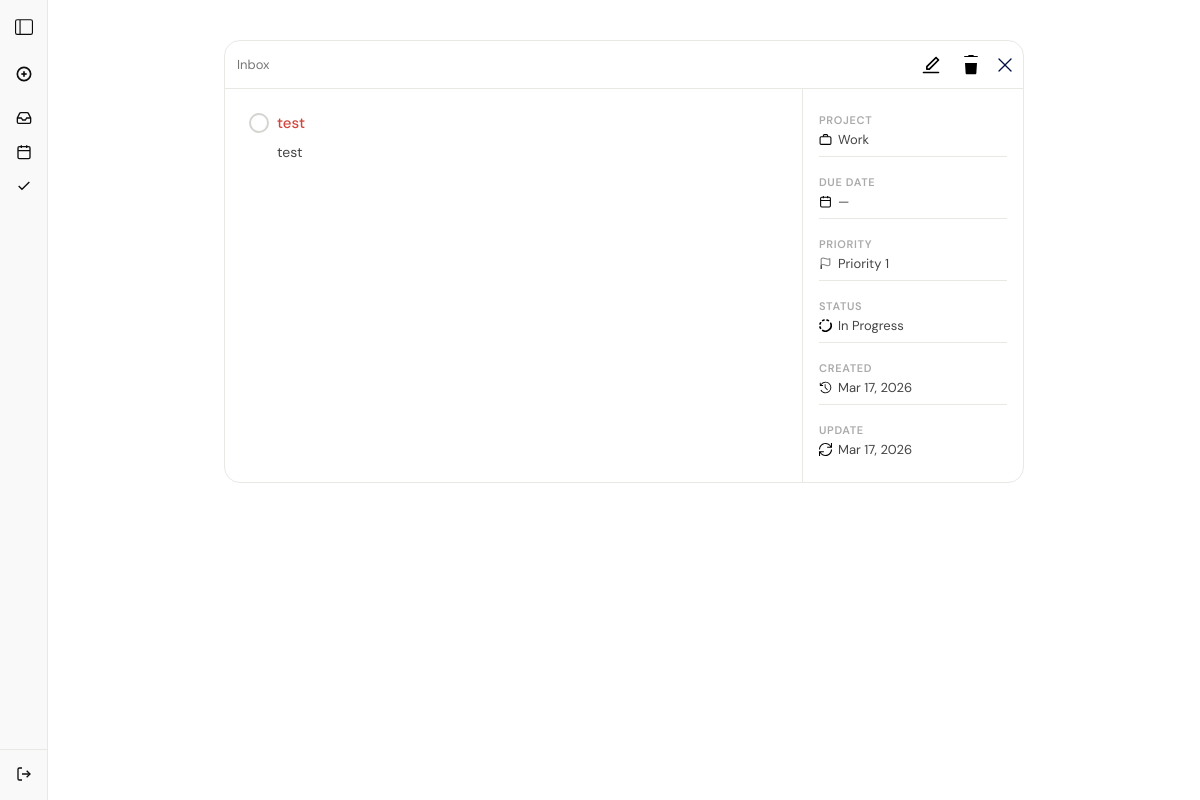
The app's page /tasks/60/ (signed in) with its own data.
### Task/models.py (models this page shows, shortened)
class Task(models.Model):
    PRIORITY = [
                (1 , 'Priority 1'),
                (2 , 'Priority 2'),
                (3 , 'Priority 3'),
                (4 , 'Priority 4'),
    ]
    title = models.CharField(max_length=255)
    description = models.TextField(blank=True)
    is_done = models.BooleanField(default=False)
    priority = models.IntegerField(choices=PRIORITY , default=1)
    created_at  = models.DateTimeField(auto_now_add=True)
    updated_at = models.DateTimeField(auto_now=True)
    due_date = models.DateTimeField(null=True , blank=True)
    user = models.ForeignKey(User , on_delete= models.CASCADE)
    category = models.ForeignKey(Category , on_delete=models.CASCADE , null=True , blank=True)

class Category(models.Model):
    CATEGORY = [(1,'Personal'),
                (2,'Work'),
                (3,'Home'),
                ]
    name = models.IntegerField(choices=CATEGORY)
    def __str__(self):
        return self.get_name_display() # get_name_display() : cherche ettiquate correspondant de liste

### Task/views.py (the view)
# urls.py: path('tasks/<int:task_id>/', views.task_detail, name='TaskDetail'),
@login_required(login_url='login')
def task_detail(request , task_id):
    task = Task.objects.get(id=task_id , user= request.user)
    return render(request , 'app/task_detail.html' , {'task': task})

### Task/context.py (called while the page is built)
def sidebar_data(request):
    if not request.user.is_authenticated:
        return {}
    return {
    'inbox_count': Task.objects.filter(
            user=request.user,
            is_done=False
        ).count(),
    'today_count': Task.objects.filter(
        user=request.user,
        due_date__date= timezone.now().date(),
        is_done = False
        ).count(),
    'add_task_form': TaskForm(),
    }

### Task/templatetags/task_filters.py (called while the page is built)
@register.filter
def priority_icon(value):
    data = PRIORITY_DATA.get(value, {})
    return mark_safe(data.get('icon', ''))

@register.filter
def priority_color(value):
    data = PRIORITY_DATA.get(value, {})
    return data.get('color', '#666')

@register.filter
def category_icon(value):
    data = CATEGORY_DATA.get(value, {})
    return mark_safe(data.get('icon', ''))

@register.filter
def category_color(value):
    data = CATEGORY_DATA.get(value, {})
    return data.get('color', '')

### Task/templates/app/task_detail.html (shortened to what this page needs)
{% extends "base2.html" %}
{% load static %}
{% load task_filters %}
{% block extra_css %}
<link rel="stylesheet" href="{% static 'styles/task_detail.css' %}" />
{% endblock %}
{% block body_class %}page-task-detail{% endblock %}
{% block content %}
<div class="details-container">
  <div class="details_card">
    <div class="details_header">
      <a href="{% url 'inbox' %}">Inbox</a>
      <div class="details_actions">
        <a href="{% url 'TaskUpdate' task.id %}">
          <button class="edit-button" title="Edit task">
          </button>
        </a>
        <button class="button-delete" title="Delete task">
        </button>
        <a href="{% url 'inbox' %}">
        </a>
      </div>
    </div>
    <div class="details_body">
      <div class="details_left">
        <div class="title-task-toggle">
          {% include 'components/toggle_done.html' with task=task %}
        <div class="title-desc">
          <span class="checkbox-text {% if task.is_done %}text-done{% endif %}"
            style="color:{{task.priority|priority_color}}" >{{ task.title }}</span
          >
          <p class="details__description">
            {{ task.description|default:"No description." }}
          </p>
        </div>
        </div>
      </div>
      <div class="details_right">
        <div class="details_meta-item">
          <span class="details_meta-label">Project</span>
          <div class="details_meta-value">
            <svg
              width="13"
              height="13"
              viewBox="0 0 24 24"
              fill="none"
              stroke="#000000"
              stroke-width="2"
            >
              <rect x="2" y="7" width="20" height="14" rx="2" />
              <path d="M16 7V5a2 2 0 00-2-2h-4a2 2 0 00-2 2v2" /></svg
            >{{ task.category|default:"No project" }}
          </div>
        </div>
        <div class="details_meta-item">
          <span class="details_meta-label">Due date</span>
          <div class="details_meta-value">
            <svg
              width="13"
              height="13"
              viewBox="0 0 24 24"
              fill="none"
              stroke="#000000"
              stroke-width="2"
            >
              <rect x="3" y="4" width="18" height="18" rx="2" />
              <line x1="3" y1="10" x2="21" y2="10" />
              <line x1="8" y1="2" x2="8" y2="6" />
              <line x1="16" y1="2" x2="16" y2="6" />
            </svg>
            {% if task.due_date %}{{ task.due_date|date:"M d, Y" }}{% else %}—{%endif %}
          </div>
        </div>
        <div class="details_meta-item">
          <span class="details_meta-label">Priority</span>
          <div class="details_meta-value">
            <svg
              width="13"
              height="13"
              viewBox="0 0 24 24"
              fill="none"
              stroke="#000000"
            >
              <path
                d="M4 15s1-1 4-1 5 2 8 2 4-1 4-1V3s-1 1-4 1-5-2-8-2-4 1-4 1z"
              />
              <line x1="4" y1="22" x2="4" y2="15" stroke-width="2" />
            </svg>
            {{ task.get_priority_display|default:"—" }}
          </div>
        </div>
        <div class="details_meta-item">
          <span class="details_meta-label">Status</span>
          <div class="details_meta-value">
            {% if task.is_done %}Done{% else %}In Progress{% endif %}
          </div>
        </div>
        <div class="details_meta-item">
          <span class="details_meta-label">Created</span>
          <div class="details_meta-value">
            {{ task.created_at|date:"M d, Y" }}
          </div>
        </div>
        <div class="details_meta-item updateitem">
          <span class="details_meta-label">Update</span>
          <div class="details_meta-value">
            {% if task.updated_at %}{{ task.updated_at|date:"M d, Y" }} {% else%} -- {% endif %}
          </div>
        </div>
      </div>
    </div>
  </div>
</div>
{% endblock content %}

### Task/static/styles/main.css (style rules this page uses)
:root { --red: #db4035; --red-dark: #b8332a; --red-light: #fff0ef; --red-mid: #f9c9c6; --white: #ffffff; --bg: #FFFFFF; --bg-2: #f3f2ef; --border: #e8e8e5; --border-2: #d4d4d0; --ink: #0D0D0D; --ink-2: #444444; --ink-3: #777777; --ink-4: #aaaaaa; --sidebar-w: 240px; --sidebar-bg: #F9F9F9; --sidebar-active-bg: #ede8e3; --shadow-sm: 0 1px 3px rgba(0,0,0,0.08); --shadow-md: 0 4px 16px rgba(0,0,0,0.10); --shadow-lg: 0 12px 40px rgba(0,0,0,0.14); --shadow-xl: 0 24px 64px rgba(0,0,0,0.18); --r-sm: 6px; --r-md: 10px; --r-lg: 16px; --text-normal:15px; --text-title:30px; --text-bold: 700; --text-sm-bold: 500; --t-fast: 0.15s ease; --t-mid: 0.25s ease; --font-body: 'DM Sans', sans-serif; --font-display: 'DM Serif Display', serif; }
*, *::before, *::after { box-sizing: border-box; margin: 0; padding: 0; }
html { height: 100%; font-size: var(--text-normal); -webkit-font-smoothing: antialiased; -moz-osx-font-smoothing: grayscale; }
body { font-family: var(--font-body); background: var(--bg); color: var(--ink); height: 100%; overflow: hidden; }
a { text-decoration: none; color: inherit; }
button { font-family: var(--font-body); cursor: pointer; border: none; background: none; }

### Task/static/styles/task_detail.css (style rules this page uses)
.details-container { max-width: 800px; margin: 0 auto; }
.details_card { background: var(--white); overflow: hidden; border: 1px solid var(--border); border-radius: var(--r-lg) ; }
.details_header { display: flex; align-items: center; justify-content: space-between; height: 48px; padding: 0px 8px 0px 12px; border-bottom: 1px solid var(--border); }
.details_actions { display: flex; align-items: center; gap: 8px; }
.details_header a { font-size: 13px; color: var(--ink-3); display: flex; align-items: center; gap: 4px; transition: color var(--t-fast); }
.edit-button { width: 32px; height: 32px; border-radius: var(--r-sm); display: flex; align-items: center; justify-content: center; background: none; border: none; cursor: pointer; transition: background var(--t-fast), border-color var(--t-fast); }
.button-delete { width: 32px; height: 32px; border-radius: var(--r-sm); display: flex; align-items: center; justify-content: center; background: none; border: none; cursor: pointer; transition: background var(--t-fast), border-color var(--t-fast); position: relative; overflow: hidden; }
.svgIcon { width: 14px; position: absolute; transition: transform 0.3s ease; }
.bin-top { top: 6px; fill: var(--ink-3); }
.bin-bottom { bottom: 6px; fill: var(--ink-3); }
.details_body { display: flex; gap: 0; }
.details_left { flex: 1; padding: 24px; border-right: 1px solid var(--border); display: flex; flex-direction: column; gap: 12px; align-items: flex-start; }
.title-task-toggle { display: flex; gap: 8px; align-items: flex-start; }
.title-desc { display: flex; flex-direction: column; gap: 5px; min-width: 0; flex: 1; }
.details__description { font-size: 14px; color: var(--ink-2); line-height: 1.6; padding-top: 2px; word-break: break-word; white-space: normal; }
.details_right { min-width: 220px; flex-shrink: 0; padding: 16px; display: flex; flex-direction: column; gap: 10px; }
.details_meta-item { display: flex; flex-direction: column; gap: 4px; padding: 8px 0px; border-bottom: 1px solid var(--border) ; }
.updateitem { border: none; }
.details_meta-label { font-size: 11px; font-weight: 600; text-transform: uppercase; letter-spacing: 0.06em; color: var(--ink-4); }
.details_meta-value { display: flex; align-items: center; gap: 6px; font-size: 13px; color: var(--ink-2); }

### Task/static/styles/toggle_done.css (style rules this page uses)
.checkbox-text { font-size: var(--text-normal); font-weight: var(--text-sm-bold); color: var(--ink); overflow: hidden; text-overflow: unset; transition: color var(--t-fast); line-height: 1.4; word-break: break-word; }

### records on screen
Task: title "test", description "test", category "Work", priority "Priority 1", created_at "Mar 17, 2026", updated_at "Mar 17, 2026"
